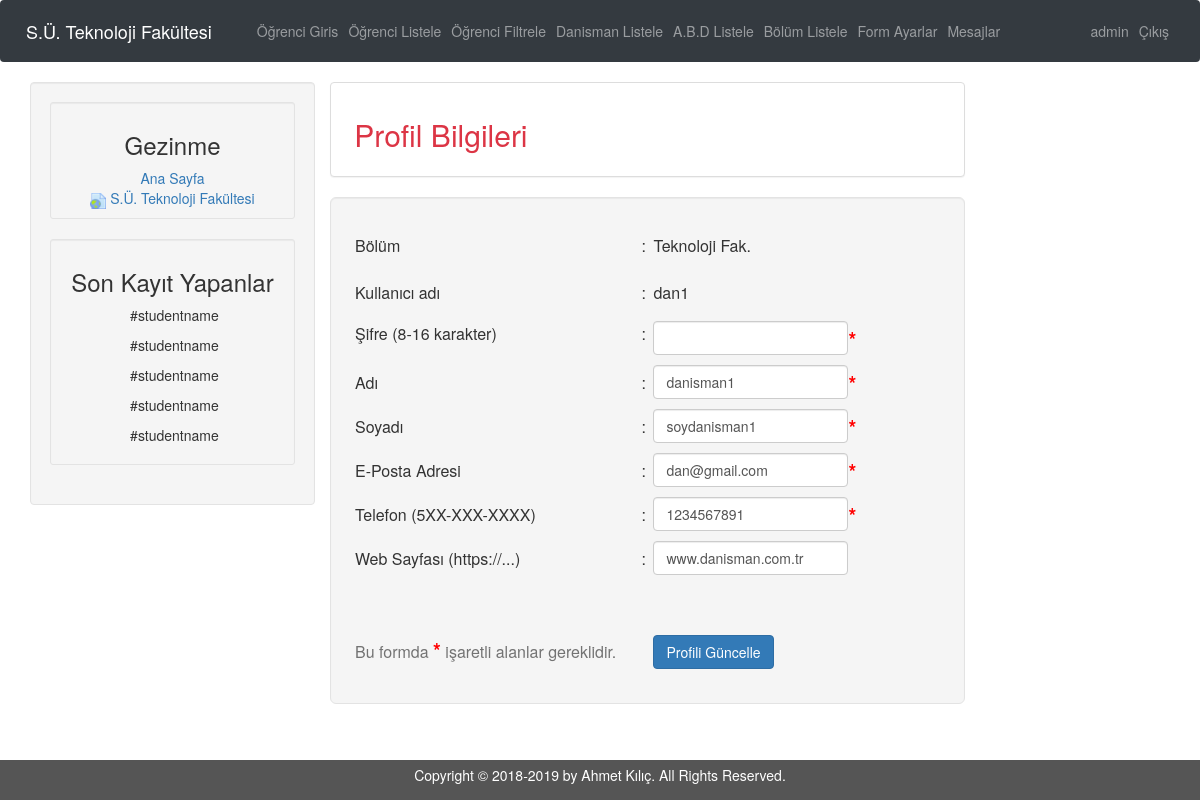
Page /edanısman/index.php?url=Kullanici/danisman&id=1 (signed in) on the committed database.
### tables this page shows
CREATE TABLE IF NOT EXISTS `danisman` (
  `danisman_id` int(3) NOT NULL AUTO_INCREMENT,
  `abd_id` int(3) NOT NULL,
  `danisman_kulad` varchar(32) NOT NULL,
  `danisman_sifre` varchar(32) NOT NULL,
  `danisman_bolum` varchar(64) NOT NULL,
  `danisman_ad` varchar(32) NOT NULL,
  `danisman_soyad` varchar(32) NOT NULL,
  `danisman_email` varchar(64) NOT NULL,
  `danisman_tel` varchar(15) NOT NULL,
  `danisman_web` varchar(64) NOT NULL,
  PRIMARY KEY (`danisman_id`)
);

### edanısman/Model/gorunum.php (called while the page is built, shortened)
<?php
function ozel_goster($src , $title = false, $values = false , $Kulad = false , $bolum = false)
{
$kullanici = $values;
$kaynak = $src;
switch ($Kulad) {
		case 'danisman':
		$uye = [
							'id' => $kullanici["danisman_id"] ,
							'Kullanici_adi' => $kullanici["danisman_kulad"] ,
							'Sifre' => $kullanici["danisman_sifre"] ,
							'Bolum' => $kullanici["danisman_bolum"] ,
							'Ad' => $kullanici["danisman_ad"] ,
							'Soyad' => $kullanici["danisman_soyad"] ,
							'Email' => $kullanici["danisman_email"] ,
							'Tel' => $kullanici["danisman_tel"] ,
							'Web' => $kullanici["danisman_web"] ,
				];
		break;
}
    include 'view/header.php';
    include $kaynak;
    include 'view/footer.php';
}
?>

### edanısman/controller/Kontrol.php (called while the page is built, shortened)
<?php
function Kullanici($kulad)
{
    $bolum = bolum_cek();
    if($kulad == "danisman")
    {
        $id = $_GET["id"];
        $kullanici = danisman_tek($id);
    }
     ozel_goster('view/Kullanici.php','Kullanici',$kullanici , $kulad , $bolum);
}
?>

### edanısman/controller/vt_islem.php (called while the page is built, shortened)
<?php
$vt= new mysqli("localhost","root","","edanisman");
$vt->set_charset("UTF8");
function danisman_tek($id)
{
    global $vt;
    $ham = $vt->query("SELECT * FROM danisman WHERE danisman_id='$id'");
    $kullanici = $ham->fetch_assoc();
    return $kullanici;
}
?>

### edanısman/View/Kullanici.php (the view, shortened to what this page needs)
<div class="col-sm-7">
				<div class="row">
				    <div class="col-sm-12">
				        <div class="panel panel-default text-left">
				                <div class="panel-body">
				                    <h2 class="text-danger"> &nbsp;Profil Bilgileri	</h2>
				                </div>
				        </div>
				    </div>
				</div>
<head>
	<link href="css/profile.css" type="text/css" rel="stylesheet"/>
</head>
<div class="row">
				    <div class="col-sm-12">
						<div class="well well-lg">
								<table>
									<form action="?url=Kullanici-ayar" method="POST">
								<tr>
									<td>Bölüm</td>
									<td>:</td>
									<td><p class="form-control-static"><?php echo $uye["Bolum"]; ?></p></td>
								</tr>
								<tr>
									<td>Kullanıcı adı</td>
									<td>:</td>
									<td><p class="form-control-static"> <?php echo $uye["Kullanici_adi"]; ?> </p></td>
								</tr>
								<tr>
									<td>
										<p>Şifre (8-16 karakter)</p>
									</td>
									<td>
										<p>:</p>
									</td>
									<td>
										<div class="password_match form-inline" data-msg="Şifre eşleşmiyor.">
											<input class="form-control" type="password" name="pass" pattern=".{8,16}" maxlength="16">
											<span class="profil_span">*</span>
										</div>
									</td>
								</tr>
								<tr>
									<td>Adı</td>
									<td>:</td>
									<td>
										<div class="form-inline">
											<input class="form-control" type="text" name="adi"  value="<?php echo $uye["Ad"]; ?>" placeholder="Ad girin" >
											<span class="profil_span">*</span>
										</div>
									</td>
								</tr>
								<tr>
									<td>Soyadı</td>
									<td>:</td>
									<td>
										<div class="form-inline">
											<input class="form-control" type="text" name="soyadi" value="<?php echo $uye["Soyad"]; ?>" placeholder="Soyad girin" >
											<span class="profil_span">*</span>
										</div>
									</td>
								</tr>
								<tr>
									<td>E-Posta Adresi</td>
									<td>:</td>
									<td>
										<div class="form-inline">
											<input class="form-control" type="email" name="e_posta" pattern=".{6,50}" maxlength="50" value="<?php echo $uye["Email"]; ?>" placeholder="eposta@site.com" >
											<span class="profil_span">*</span>
										</div>
									</td>
								</tr>
								<tr>
									<td>Telefon (5XX-XXX-XXXX)</td>
									<td>:</td>
									<td>
										<div class="form-inline">
											<input class="form-control" type="tel" name="telno" value="<?php echo $uye["Tel"]; ?>" pattern="[0-9]{10}" placeholder="Telefon Numarası girin" >
											<span class="profil_span">*</span>
										</div>
									</td>
								</tr>
								<tr>
									<td>Web Sayfası (https://...)</td>
									<td>:</td>
									<td><div class="form-inline">
										<input type="url" class="form-control" style="resize: none" name="web_sayfasi"  maxlength="50" value="<?php echo $uye["Web"]; ?>" placeholder="Geçerli bir Web Adresi girin"></div>
									</td>
								</tr>
								<tr class="tr_son">
									<td><span class="help-block">Bu formda <span class="profil_span">*</span> işaretli alanlar gereklidir.</span></td>
									<td></td>
									<td>
										<input type="submit" class="btn btn-primary" name="profil_guncelle_buton" value="Profili Güncelle">
									</td>
								</tr>
								</form>
								</table>
						</div>
			</div>
		</div>
</div>

### edanısman/css/index.css (style rules this page uses)
html { position: relative; min-height: 100%; }
body { margin: 0 0 85px; }

### edanısman/css/profile.css (style rules this page uses)
table { width: 100%; }
th, td { padding-top: 5px; padding-bottom: 5px; width: 100%; }
td:nth-child(1) { width: 48%; }
td:nth-child(2) { width: 2%; }
td:nth-child(3) { width: 48%; }
tr:nth-last-child(1) td:nth-last-child(1) { padding-top: 50px; }
tr:nth-last-child(1) td:nth-last-child(2) { padding-top: 50px; }
tr:nth-last-child(1) td:nth-last-child(3) { padding-top: 50px; }
.profil_span { color: red; font-weight: bold; font-size: 20px; }

### rows in the picture
danisman: danisman_bolum "Teknoloji Fak.", danisman_kulad "dan1", adi "danisman1", soyadi "soydanisman1", e_posta "dan@gmail.com", telno "1234567891", web_sayfasi "www.danisman.com.tr"

### other values in the picture
$ad "admin"
